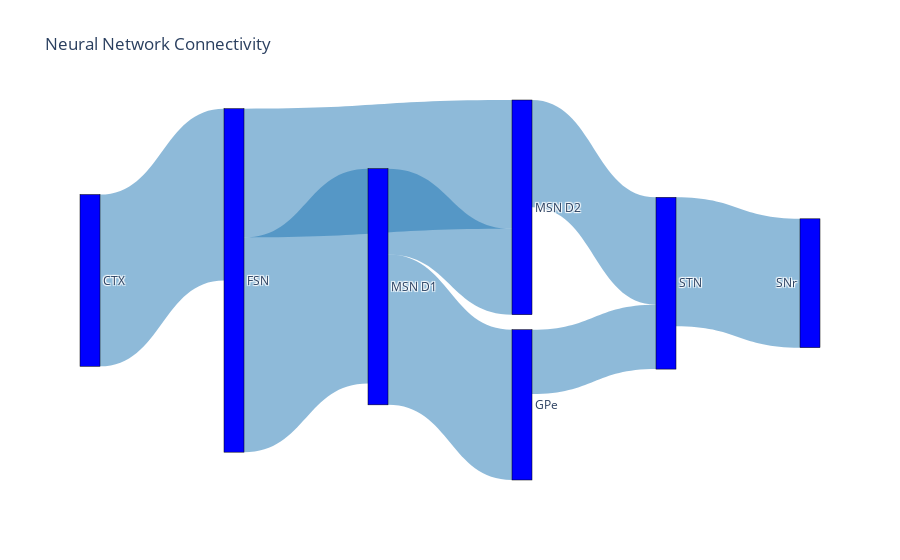

The cell this chart's notebook holds for it:
### Code cell
import plotly.graph_objects as go

labels = ["CTX", "FSN", "MSN D1", "MSN D2", "GPe", "STN", "SNr"]

source = [0, 1, 1, 2, 2, 3, 4, 5] 
target = [1, 2, 3, 3, 4, 5, 5, 6] 
value =  [8, 10, 6, 4, 7, 5, 3, 6]  

# Sankey Diagram 
fig = go.Figure(go.Sankey(
    node=dict(
        pad=15,
        thickness=20,
        line=dict(color="black", width=0.5),
        label=labels,  
        color="blue"   
    ),
    link=dict(
        source=source,
        target=target,
        value=value,
        color="rgba(31, 119, 180, 0.5)" 
    )
))

fig.update_layout(title_text="Neural Network Connectivity", font_size=12)
fig.show()

### Figure 1 — Plotly figure (JSON) as saved in the notebook; plotly's stock layout.template omitted (floating-point values rounded to 4 significant figures)
{"data": [{"link": {"color": "rgba(31, 119, 180, 0.5)", "source": [0, 1, 1, 2, 2, 3, 4, 5], "target": [1, 2, 3, 3, 4, 5, 5, 6], "value": [8, 10, 6, 4, 7, 5, 3, 6]}, "node": {"color": "blue", "label": ["CTX", "FSN", "MSN D1", "MSN D2", "GPe", "STN", "SNr"], "line": {"color": "black", "width": 0.5}, "pad": 15, "thickness": 20}, "type": "sankey"}], "layout": {"font": {"size": 12}, "title": {"text": "Neural Network Connectivity"}}}
